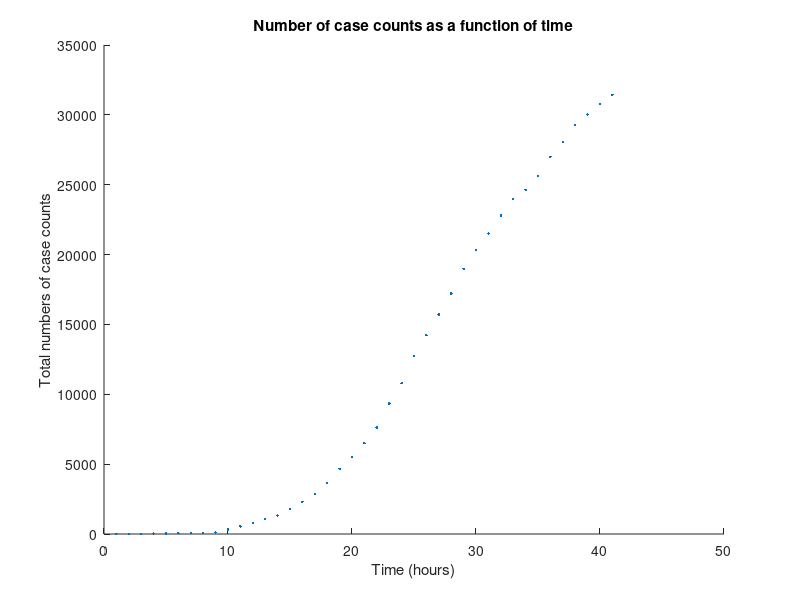

Here is the MATLAB script that generated this plot: (Note: this script raises an error after producing the figure.)
%{
    In this project, we plan to investigate the current situation of 
    COVID-19 using epidemic modeling. We will potentially be doing both 
    model selection and parameter estimation in order to find a good model 
    of the outbreak. One of the models that is worth trying is the SEIR 
    model that we discussed in class. We are looking at some 
    local regions in Michigan and how different regions might have a 
    different model as a good fit. With the existing data in hand, 
    we would hope to generate a good prediction into the future of the 
    outbreak. 

    We're gonna use the model we used for the ebola outbreak to help get
    started with the model.

        S is the number of susceptible people.
        E is the number of exposed people.
        I is the number of infected people.
        R is the number of recovered people.
        y is the number of case counts for infection.

%}

%Data has three colums (hours, case counts, days)
%There should be a bug somewhere for the time, we should be able to do this
%in days
dataCases = load('covid_data.txt');

%Plot the data.
figure
hold on
plot(dataCases(:,3),dataCases(:,2),'.');
xlabel('Time (hours)');
ylabel('Total numbers of case counts');
title('Number of case counts as a function of time');

B = 1.4876; %Beta
A = .7238; %Alpha 
r = 1.4701; %Gamma
N = 2000000; %This is the total number of people 

%Define the initial conditions.
I0 = dataCases(1,2)./N;
E0 = 2.*I0;
S0 = 1 - I0 - E0;
R0 = 0;
y0 = N.*A.*E0;

%Define the vectors for the parameters and initial conditions.
params = [B,A,r,N];
x0 = [S0,E0,I0,R0,y0];
tspan = dataCases(:,1);
tdays = dataCases(:,3);

%Call the function seirode to evaluate the values and then plot the
%ydot solutions vs time.
options = odeset('AbsTol',1e-8,'RelTol',1e-8);
fun = @(t,x) covidseirode(t,x,params);
[t,xsol] = ode45(fun,tspan,x0,options);
plot(tdays,xsol(:,5),'*');

%This portion solves for the Poisson LL to help determine better 
%parameters for the SEIR model to better fit the data.

fun1 = @(v) covidseirPois(v);
v0 = [B,A,r];
%fminsearch helps find the minimal value for the parameters. Which in turns
%optimizes the ODE.
varparsPois = fminsearch(fun1,v0);

%This portion solves for the least squares to help determine better 
%parameters for the SEIR model to better fit the data.

fun2 = @(v) covidseirLS(v);
u0 = [B,A,r];
%fminsearch helps find the minimal value for the parameters. Which in turns
%optimizes the ODE.
varparsLS = fminsearch(fun2,u0);

B = 1.4886; %Beta
A = .9885; %Alpha 
r = 1.4741; %Gamma

params = [B,A,r,N];
x0 = [S0,E0,I0,R0,y0];

options = odeset('AbsTol',1e-8,'RelTol',1e-8);
fun = @(t,x) covidseirode(t,x,params);
[t,xsol] = ode45(fun,tspan,x0,options);
plot(tdays,xsol(:,5),'x');


%Average cost of hospitalization of a respiratory system diagnosis with 
%ventilator support for more than 96 hours is $40,128. For less severe
%cases, the total cost will be on average $13,297. 

%About 15% of the people that are infected will need to be hospitalized.

%About 15% of the people that will be hospitalized are expected to be 
%in serious care. 

%And about 2 to 7% of people who will be hospitalized will be uninsured. So
%we are going approximate it by 5.5%

%Detroit has 4,123 hospital beds and 509 ICU beds and Michigan as a state
%has 2000 ventilators

%We should model the amount of hospital beds and ventilators that the
%county has and do a "birth death" system to show more of an accurate cost
%model for the SEIR model we have made.

seriousCareCost = 40128;
regularCareCost = 13297;

hospitalizedPeople = ceil(.15.*xsol(end,5));
uninsuredPeople = ceil(.05.*hospitalizedPeople);
seriousCarePeople = ceil(.15.*uninsuredPeople);
regularCarePeople = uninsuredPeople - seriousCarePeople;

%Here is the total cost to the government
totalCost = seriousCareCost.*seriousCarePeople + regularCarePeople.*regularCareCost;

%{
B = varpars(1);
A = varpars(2);
r = varpars(3);
params = [B,A,r];

tspan = dataCases(:,1);
options = odeset('AbsTol',1e-8,'RelTol',1e-8);
fun = @(t,x) covidseirode(t,x,params);
[t,xsol] = ode45(fun,tspan,x0,options);
plot(tspan,xsol(:,5),'*');
%}
